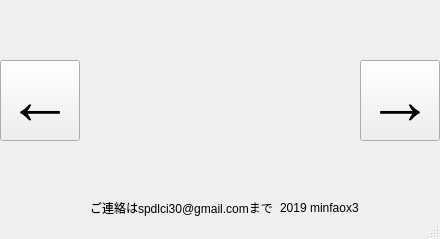
<?xml version="1.0" encoding="UTF-8"?>
<ui version="4.0">
 <class>Help</class>
 <widget class="QMainWindow" name="Help">
  <property name="geometry">
   <rect>
    <x>0</x>
    <y>0</y>
    <width>440</width>
    <height>239</height>
   </rect>
  </property>
  <property name="minimumSize">
   <size>
    <width>440</width>
    <height>239</height>
   </size>
  </property>
  <property name="maximumSize">
   <size>
    <width>440</width>
    <height>239</height>
   </size>
  </property>
  <property name="windowTitle">
   <string>ヘルプ</string>
  </property>
  <widget class="QWidget" name="centralwidget">
   <widget class="QPushButton" name="pushButton">
    <property name="geometry">
     <rect>
      <x>0</x>
      <y>60</y>
      <width>80</width>
      <height>81</height>
     </rect>
    </property>
    <property name="font">
     <font>
      <pointsize>50</pointsize>
      <weight>75</weight>
      <bold>true</bold>
     </font>
    </property>
    <property name="text">
     <string>←</string>
    </property>
   </widget>
   <widget class="QPushButton" name="pushButton_2">
    <property name="geometry">
     <rect>
      <x>360</x>
      <y>60</y>
      <width>80</width>
      <height>81</height>
     </rect>
    </property>
    <property name="font">
     <font>
      <pointsize>50</pointsize>
      <weight>75</weight>
      <italic>false</italic>
      <bold>true</bold>
      <strikeout>false</strikeout>
     </font>
    </property>
    <property name="text">
     <string>→</string>
    </property>
   </widget>
   <widget class="QLabel" name="label">
    <property name="geometry">
     <rect>
      <x>90</x>
      <y>200</y>
      <width>201</width>
      <height>16</height>
     </rect>
    </property>
    <property name="text">
     <string>ご連絡はspdlci30@gmail.comまで</string>
    </property>
   </widget>
   <widget class="QLabel" name="label_2">
    <property name="geometry">
     <rect>
      <x>280</x>
      <y>200</y>
      <width>81</width>
      <height>16</height>
     </rect>
    </property>
    <property name="text">
     <string>2019 minfaox3</string>
    </property>
   </widget>
   <widget class="QLabel" name="Image_Label">
    <property name="geometry">
     <rect>
      <x>90</x>
      <y>0</y>
      <width>261</width>
      <height>191</height>
     </rect>
    </property>
    <property name="text">
     <string/>
    </property>
   </widget>
  </widget>
  <widget class="QStatusBar" name="statusbar"/>
 </widget>
 <resources/>
 <connections/>
</ui>
